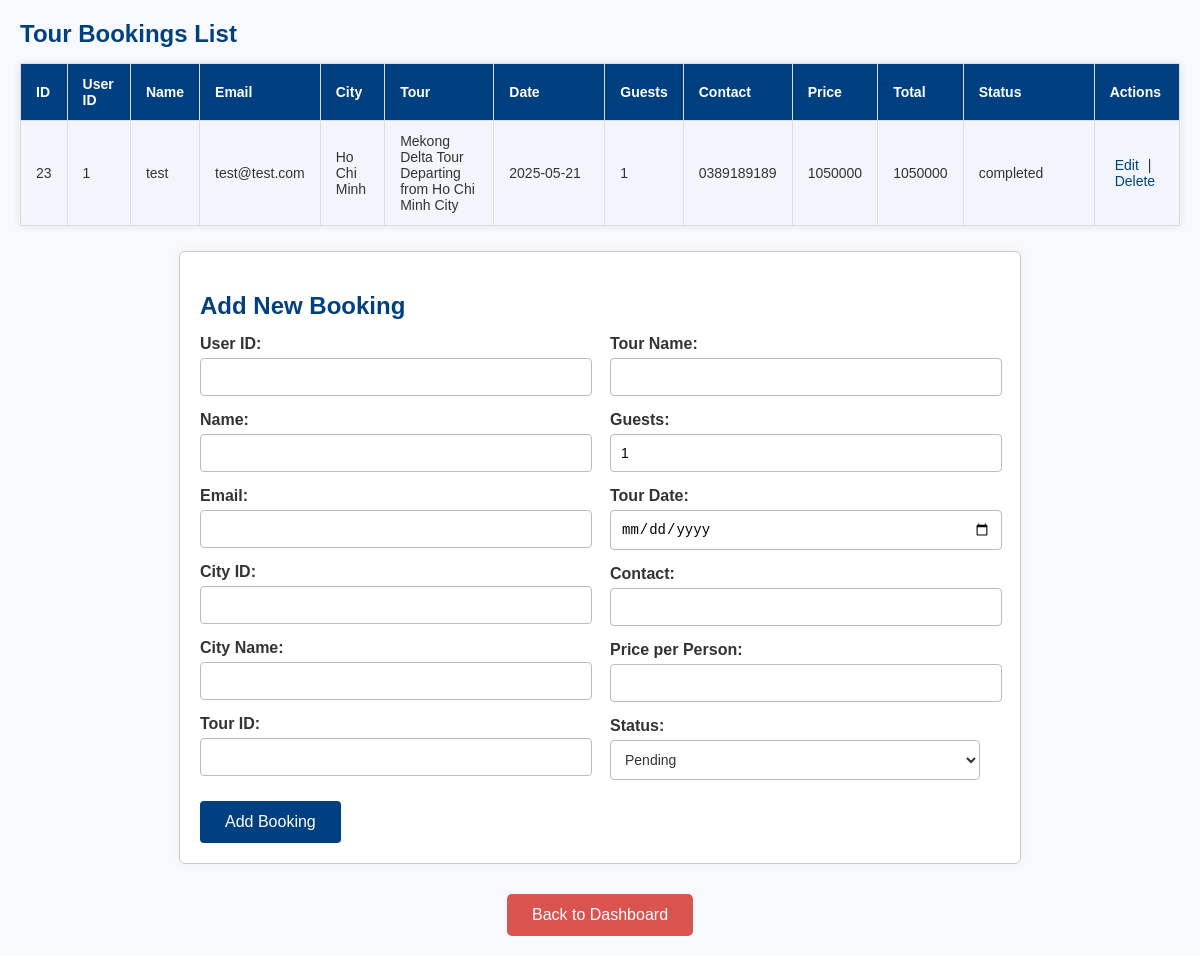
The page /admin/adminviewtourbooking.php on the database its author committed.
### tables this page shows
CREATE TABLE `tour_bookings` (
  `booking_id` int NOT NULL AUTO_INCREMENT,
  `userid` int NOT NULL,
  `name` varchar(100) NOT NULL,
  `email` varchar(100) NOT NULL,
  `cityid` int NOT NULL,
  `city_name` varchar(100) NOT NULL,
  `tourid` int NOT NULL,
  `tour_name` varchar(255) NOT NULL,
  `tourists` int NOT NULL DEFAULT '1',
  `tour_date` date NOT NULL,
  `contact` varchar(20) NOT NULL,
  `price_per_person` int NOT NULL,
  `total_amount` int NOT NULL,
  `booking_date` timestamp NULL DEFAULT CURRENT_TIMESTAMP,
  `order_id` varchar(50) DEFAULT NULL,
  `payment_status` varchar(20) DEFAULT 'pending',
  PRIMARY KEY (`booking_id`),
  KEY `userid` (`userid`),
  KEY `cityid` (`cityid`),
  KEY `tourid` (`tourid`),
  CONSTRAINT `tour_bookings_ibfk_1` FOREIGN KEY (`userid`) REFERENCES `login` (`usersid`),
  CONSTRAINT `tour_bookings_ibfk_2` FOREIGN KEY (`cityid`) REFERENCES `cities` (`cityid`),
  CONSTRAINT `tour_bookings_ibfk_3` FOREIGN KEY (`tourid`) REFERENCES `tours` (`tourid`)
);

### admin/adminviewtourbooking.php (the view, shortened to what this page needs)
<?php
require_once '../dbconnect.php';
?>
<!DOCTYPE html>
<html lang="en">
<head>
    <link rel="stylesheet" type="text/css" href="../css/adminviewtourbooking.css">
</head>
<body>
    <h2>Tour Bookings List</h2>
    <table>
        <tr>
            <th>ID</th>
            <th>User ID</th>
            <th>Name</th>
            <th>Email</th>
            <th>City</th>
            <th>Tour</th>
            <th>Date</th>
            <th>Guests</th>
            <th>Contact</th>
            <th>Price</th>
            <th>Total</th>
            <th>Status</th>
            <th>Actions</th>
        </tr>
        <?php
        $result = $conn->query("SELECT * FROM tour_bookings");
        while ($row = $result->fetch_assoc()) {
            echo "<tr>
            <td>{$row['booking_id']}</td>
            <td>{$row['userid']}</td>
            <td>{$row['name']}</td>
            <td>{$row['email']}</td>
            <td>{$row['city_name']}</td>
            <td>{$row['tour_name']}</td>
            <td>{$row['tour_date']}</td>
            <td>{$row['tourists']}</td>
            <td>{$row['contact']}</td>
            <td>{$row['price_per_person']}</td>
            <td>{$row['total_amount']}</td>
            <td>{$row['payment_status']}</td>
            <td>
                <a href='?edit={$row['booking_id']}'>Edit</a> |
                <a href='?delete={$row['booking_id']}' onclick='return confirm(\"Are you sure you want to delete?\")'>Delete</a>
            </td>
        </tr>";
        }
        ?>
    </table>
    <?php
    $booking = [
        "booking_id" => "",
        "userid" => "",
        "name" => "",
        "email" => "",
        "cityid" => "",
        "city_name" => "",
        "tourid" => "",
        "tour_name" => "",
        "tourists" => 1,
        "tour_date" => "",
        "contact" => "",
        "price_per_person" => "",
        "payment_status" => ""
    ];
    ?>
    <div class="form-wrapper">
    <form method="POST">
        <h2><?= isset($_GET['edit']) ? "Edit Booking" : "Add New Booking"; ?></h2>
        <div class="form-columns">
            <div>
                <label for="userid">User ID:</label>
                <input type="number" id="userid" name="userid" value="<?= htmlspecialchars($booking['userid']) ?>" required>
                <label for="name">Name:</label>
                <input type="text" id="name" name="name" value="<?= htmlspecialchars($booking['name']) ?>" required>
                <label for="email">Email:</label>
                <input type="email" id="email" name="email" value="<?= htmlspecialchars($booking['email']) ?>" required>
                <label for="cityid">City ID:</label>
                <input type="number" id="cityid" name="cityid" value="<?= htmlspecialchars($booking['cityid']) ?>" required>
                <label for="city_name">City Name:</label>
                <input type="text" id="city_name" name="city_name" value="<?= htmlspecialchars($booking['city_name']) ?>" required>
                <label for="tourid">Tour ID:</label>
                <input type="number" id="tourid" name="tourid" value="<?= htmlspecialchars($booking['tourid']) ?>" required>
            </div>
            <div>
                <label for="tour_name">Tour Name:</label>
                <input type="text" id="tour_name" name="tour_name" value="<?= htmlspecialchars($booking['tour_name']) ?>" required>
                <label for="tourists">Guests:</label>
                <input type="number" id="tourists" name="tourists" value="<?= htmlspecialchars($booking['tourists']) ?>" required>
                <label for="tour_date">Tour Date:</label>
                <input type="date" id="tour_date" name="tour_date" value="<?= htmlspecialchars($booking['tour_date']) ?>" required>
                <label for="contact">Contact:</label>
                <input type="text" id="contact" name="contact" value="<?= htmlspecialchars($booking['contact']) ?>" required>
                <label for="price_per_person">Price per Person:</label>
                <input type="number" id="price_per_person" name="price_per_person"
                       value="<?= htmlspecialchars($booking['price_per_person']) ?>" required>
                <label for="payment_status">Status:</label>
                <select id="payment_status" name="payment_status" required>
                    <option value="pending" <?= (isset($booking['payment_status']) && $booking['payment_status'] == 'pending') ? 'selected' : '' ?>>Pending</option>
                </select>
            </div>
        </div>
        <input type="submit" value="<?= isset($_GET['edit']) ? "Update Booking" : "Add Booking" ?>">
    </form>
</div>
    <button onclick="window.location.href='admindashboard.php'">Back to Dashboard</button>
</body>
</html>

### css/adminviewtourbooking.css (style rules this page uses)
body { margin: 0; padding: 0; font-family: 'Segoe UI', Tahoma, Geneva, Verdana, sans-serif; background-color: #f4f7fa; }
select { width: calc(100% - 20px); padding: 10px; border: 1px solid #bbb; border-radius: 4px; font-size: 14px; background: #fff; color: #333; }
body { font-family: Arial, sans-serif; background-color: #f7f9fc; margin: 20px; color: #333; }
h2, h3 { color: #004080; margin-bottom: 15px; }
table { width: 100%; border-collapse: collapse; margin-bottom: 25px; box-shadow: 0 0 8px rgba(0, 0, 0, 0.1); background: #fff; }
th, td { padding: 12px 15px; border: 1px solid #ddd; text-align: left; font-size: 14px; }
th { background-color: #004080; color: #fff; font-weight: 600; }
tr:nth-child(even) { background-color: #f2f6fc; }
th:nth-child(7), td:nth-child(7) { width: 80px; }
th:nth-child(12), td:nth-child(12) { width: 100px; white-space: nowrap; }
a { color: #004080; text-decoration: none; margin: 0 5px; }
.form-wrapper { display: flex; justify-content: center; align-items: flex-start; margin-top: 20px; }
form { background: #fff; padding: 20px; border: 1px solid #ccc; max-width: 800px; width: 100%; box-shadow: 0 0 10px rgba(0, 0, 0, 0.05); border-radius: 6px; }
.form-columns { display: flex; gap: 20px; flex-wrap: wrap; }
.form-columns>div { flex: 1; min-width: 250px; }
.form-columns label { display: block; margin-bottom: 5px; font-weight: bold; }
.form-columns input { width: calc(100% - 20px); padding: 10px; margin-bottom: 15px; border: 1px solid #bbb; border-radius: 4px; font-size: 14px; }
form input[type="submit"] { background-color: #004080; color: white; padding: 12px 25px; border: none; border-radius: 4px; font-size: 16px; cursor: pointer; margin-top: 10px; }
button { display: block; margin: 30px auto 0 auto; padding: 12px 25px; font-size: 16px; background-color: #d9534f; color: white; border: none; border-radius: 5px; cursor: pointer; transition: background-color 0.3s ease; max-width: 200px; text-align: center; }

### rows shown on the page
tour_bookings: booking_id "23", userid "1", name "test", email "test@test.com", city_name "Ho Chi Minh", tour_name "Mekong Delta Tour Departing from Ho Chi Minh City", tour_date "2025-05-21", tourists "1", contact "0389189189", price_per_person "1050000", total_amount "1050000", payment_status "completed"
